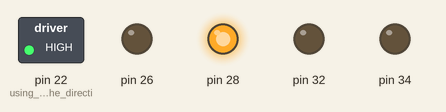
A sketch run on a simulated Arduino Mega 2560, built with avr-gcc and run on an emulated ATmega2560. Shown: switched loads named in the sketch (green lamp = pin HIGH), output pins drawn as LEDs (lit = HIGH). Pins used as bus, display or sensor lines are not drawn.

Above: at 0.1 s.
At 10.6 s:
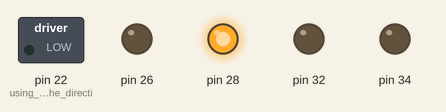
Timing chart, 0 to 12.1 s (numbered marks = the images above):
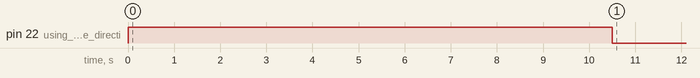

The sketch:

AlignmentMotorDraftCodeFeb15.ino
```cpp
void setup() {
  // put your setup code here, to run once:
  pinMode(30, OUTPUT); // this is the step pulse pin
  pinMode(22, OUTPUT); // using this as the direction pin
  pinMode(32, OUTPUT);
  pinMode(34, OUTPUT);
  pinMode(28, OUTPUT);
  pinMode(26, OUTPUT);

  digitalWrite(28,HIGH);
  digitalWrite(26,LOW);

  int condition = 2;

  // put your main code here, to run repeatedly:

switch (condition) {
  case 1:
    digitalWrite(22,LOW); // choose the direction using the DIR input
    turn(60);
    delay(2000);
    digitalWrite(22,HIGH);
    condition = 0;
    turn(60);
    break;
  case 2:
    digitalWrite(22,HIGH);
    turn(60);
    delay(2000);
    digitalWrite(22,LOW);
    condition = 0;
    turn(60);
    break;

  case 0:
    break;

  default:
    break;
}
}

void loop() {


}


void turn(float num_rotations) { // put input in degrees
  float step_size = 0.703; // step size in degrees
  float rot_number = num_rotations; // number of rotations to execute
  int loop_count = floor(rot_number/step_size);

  for (int i = 0; i< loop_count; i++) {
  digitalWrite(30,HIGH); //pulse the step input to generate movement
  delay(50);
  digitalWrite(30,LOW);
  delay(50);
  }


}
```
